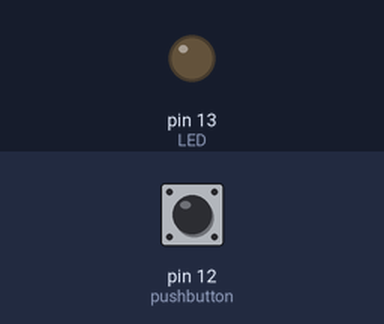
A sketch run on a simulated Arduino Uno, built with avr-gcc and run on an emulated ATmega328P. Parts: output pins drawn as LEDs (lit = HIGH). The test bench sets the inputs (shaded band); at power-on: pin 12 (pushbutton) LOW.

Above: at 1.2 s.
1.3 s: pin 12 (pushbutton) pulled HIGH for 0.15 s
At 1.37 s:
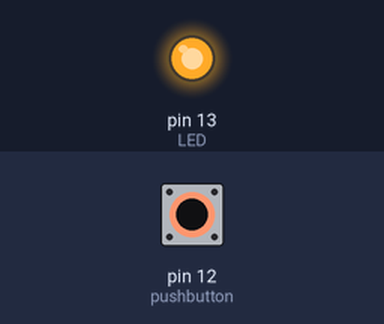
2.9 s: pin 12 (pushbutton) pulled HIGH for 3.2 s
At 7.1 s:
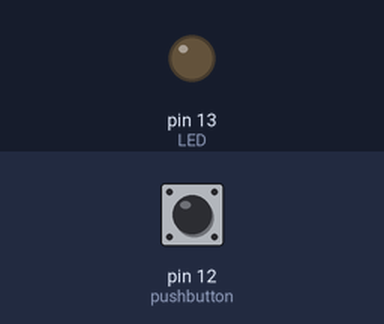
Timing chart, 0 to 8.6 s (numbered marks = the images above; inputs shaded):
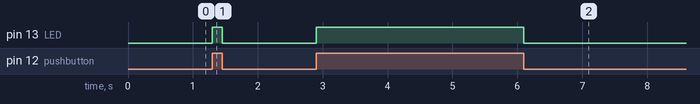

The sketch:

push_button_LED.ino
```cpp
int pushbutton = 12;
int buttonstate = 0;
int LED = 13;

void setup()
{
  pinMode(pushbutton, INPUT);
  pinMode(LED, OUTPUT);
}

void loop()
{
buttonstate = digitalRead(pushbutton);

if (buttonstate == HIGH)
{
	digitalWrite(LED,HIGH);
}
  else{
	digitalWrite(LED,LOW);
  }

}
```

Measured:
- after the input at 1.3 s, pin 13 (LED): LOW → HIGH at once, → LOW 0.15 s later
- after the input at 2.9 s, pin 13 (LED): LOW → HIGH at once, → LOW 3.2 s later
